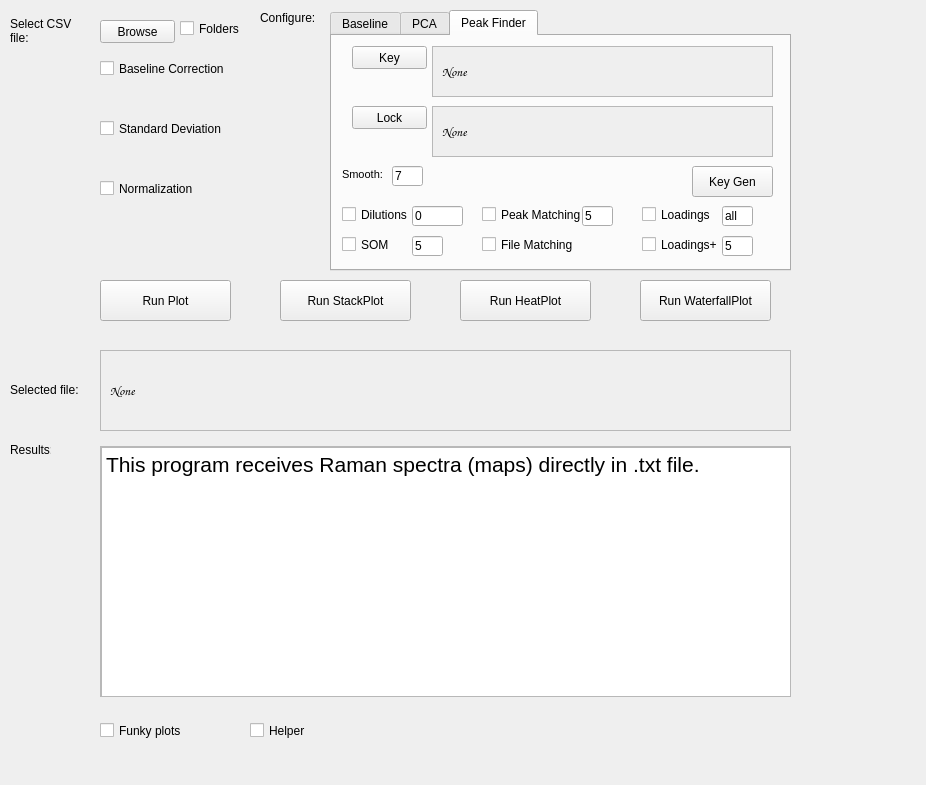
<?xml version="1.0" encoding="UTF-8"?>
<ui version="4.0">
 <class>RunInterfaceWindow</class>
 <widget class="QMainWindow" name="RunInterfaceWindow">
  <property name="geometry">
   <rect>
    <x>0</x>
    <y>0</y>
    <width>926</width>
    <height>785</height>
   </rect>
  </property>
  <property name="windowTitle">
   <string>MainWindow</string>
  </property>
  <widget class="QWidget" name="centralwidget">
   <widget class="QLabel" name="label">
    <property name="geometry">
     <rect>
      <x>10</x>
      <y>10</y>
      <width>71</width>
      <height>41</height>
     </rect>
    </property>
    <property name="layoutDirection">
     <enum>Qt::LeftToRight</enum>
    </property>
    <property name="text">
     <string>Select CSV file:</string>
    </property>
    <property name="wordWrap">
     <bool>true</bool>
    </property>
   </widget>
   <widget class="QPushButton" name="runPlotButton">
    <property name="geometry">
     <rect>
      <x>100</x>
      <y>280</y>
      <width>131</width>
      <height>41</height>
     </rect>
    </property>
    <property name="text">
     <string>Run Plot</string>
    </property>
   </widget>
   <widget class="QLabel" name="label_2">
    <property name="geometry">
     <rect>
      <x>10</x>
      <y>440</y>
      <width>41</width>
      <height>20</height>
     </rect>
    </property>
    <property name="text">
     <string>Results:</string>
    </property>
   </widget>
   <widget class="QPushButton" name="fileBrowseButton">
    <property name="geometry">
     <rect>
      <x>100</x>
      <y>20</y>
      <width>75</width>
      <height>23</height>
     </rect>
    </property>
    <property name="text">
     <string>Browse</string>
    </property>
   </widget>
   <widget class="QLabel" name="label_5">
    <property name="geometry">
     <rect>
      <x>260</x>
      <y>10</y>
      <width>61</width>
      <height>16</height>
     </rect>
    </property>
    <property name="text">
     <string>Configure:</string>
    </property>
   </widget>
   <widget class="QTabWidget" name="tabWidget">
    <property name="enabled">
     <bool>true</bool>
    </property>
    <property name="geometry">
     <rect>
      <x>330</x>
      <y>10</y>
      <width>461</width>
      <height>261</height>
     </rect>
    </property>
    <property name="currentIndex">
     <number>2</number>
    </property>
    <widget class="QWidget" name="tab">
     <attribute name="title">
      <string>Baseline</string>
     </attribute>
     <widget class="QLabel" name="label_3">
      <property name="geometry">
       <rect>
        <x>10</x>
        <y>30</y>
        <width>131</width>
        <height>16</height>
       </rect>
      </property>
      <property name="font">
       <font>
        <pointsize>8</pointsize>
       </font>
      </property>
      <property name="text">
       <string>Asymmetry param:</string>
      </property>
     </widget>
     <widget class="QLabel" name="label_4">
      <property name="geometry">
       <rect>
        <x>10</x>
        <y>80</y>
        <width>131</width>
        <height>16</height>
       </rect>
      </property>
      <property name="font">
       <font>
        <pointsize>8</pointsize>
       </font>
      </property>
      <property name="text">
       <string>Smoothness param:</string>
      </property>
     </widget>
     <widget class="QLineEdit" name="AsymmetryParamBox">
      <property name="geometry">
       <rect>
        <x>150</x>
        <y>30</y>
        <width>91</width>
        <height>20</height>
       </rect>
      </property>
     </widget>
     <widget class="QLineEdit" name="SmoothnessParamBox">
      <property name="geometry">
       <rect>
        <x>150</x>
        <y>80</y>
        <width>91</width>
        <height>21</height>
       </rect>
      </property>
     </widget>
     <widget class="QLabel" name="label_19">
      <property name="geometry">
       <rect>
        <x>250</x>
        <y>30</y>
        <width>131</width>
        <height>16</height>
       </rect>
      </property>
      <property name="font">
       <font>
        <pointsize>8</pointsize>
       </font>
      </property>
      <property name="text">
       <string>Max iters:</string>
      </property>
     </widget>
     <widget class="QLabel" name="label_20">
      <property name="geometry">
       <rect>
        <x>250</x>
        <y>80</y>
        <width>131</width>
        <height>16</height>
       </rect>
      </property>
      <property name="font">
       <font>
        <pointsize>8</pointsize>
       </font>
      </property>
      <property name="text">
       <string>Conv thresh:</string>
      </property>
     </widget>
     <widget class="QLineEdit" name="MaxItersBox">
      <property name="geometry">
       <rect>
        <x>340</x>
        <y>30</y>
        <width>91</width>
        <height>21</height>
       </rect>
      </property>
     </widget>
     <widget class="QLineEdit" name="ConvThreshBox">
      <property name="geometry">
       <rect>
        <x>340</x>
        <y>80</y>
        <width>91</width>
        <height>21</height>
       </rect>
      </property>
     </widget>
    </widget>
    <widget class="QWidget" name="tab_2">
     <attribute name="title">
      <string>PCA</string>
     </attribute>
     <widget class="QPushButton" name="runPCAButton">
      <property name="geometry">
       <rect>
        <x>10</x>
        <y>100</y>
        <width>131</width>
        <height>41</height>
       </rect>
      </property>
      <property name="text">
       <string>Run PCA</string>
      </property>
     </widget>
     <widget class="QPushButton" name="run3DPCAButton">
      <property name="geometry">
       <rect>
        <x>310</x>
        <y>100</y>
        <width>131</width>
        <height>41</height>
       </rect>
      </property>
      <property name="text">
       <string>Run 3D PCA</string>
      </property>
     </widget>
     <widget class="QCheckBox" name="LoadingsCheckBox">
      <property name="geometry">
       <rect>
        <x>20</x>
        <y>50</y>
        <width>151</width>
        <height>17</height>
       </rect>
      </property>
      <property name="text">
       <string>Show loadings</string>
      </property>
     </widget>
     <widget class="QCheckBox" name="GaussianCheckBox">
      <property name="geometry">
       <rect>
        <x>280</x>
        <y>50</y>
        <width>151</width>
        <height>17</height>
       </rect>
      </property>
      <property name="text">
       <string>Show Gaussian Mixture</string>
      </property>
     </widget>
     <widget class="QLabel" name="label_7">
      <property name="geometry">
       <rect>
        <x>20</x>
        <y>10</y>
        <width>131</width>
        <height>16</height>
       </rect>
      </property>
      <property name="font">
       <font>
        <pointsize>8</pointsize>
       </font>
      </property>
      <property name="text">
       <string>Z-score</string>
      </property>
     </widget>
     <widget class="QLineEdit" name="ZscoreParamBox">
      <property name="geometry">
       <rect>
        <x>80</x>
        <y>10</y>
        <width>41</width>
        <height>20</height>
       </rect>
      </property>
      <property name="text">
       <string>0</string>
      </property>
     </widget>
     <widget class="QLabel" name="label_8">
      <property name="geometry">
       <rect>
        <x>180</x>
        <y>10</y>
        <width>61</width>
        <height>16</height>
       </rect>
      </property>
      <property name="font">
       <font>
        <pointsize>8</pointsize>
       </font>
      </property>
      <property name="text">
       <string>Window</string>
      </property>
     </widget>
     <widget class="QLineEdit" name="WindowminParamBox">
      <property name="geometry">
       <rect>
        <x>250</x>
        <y>10</y>
        <width>61</width>
        <height>20</height>
       </rect>
      </property>
      <property name="text">
       <string>0</string>
      </property>
     </widget>
     <widget class="QLineEdit" name="WindowmaxParamBox">
      <property name="geometry">
       <rect>
        <x>340</x>
        <y>10</y>
        <width>61</width>
        <height>20</height>
       </rect>
      </property>
      <property name="text">
       <string>0</string>
      </property>
     </widget>
     <widget class="QCheckBox" name="DistanceCheckBox">
      <property name="geometry">
       <rect>
        <x>160</x>
        <y>90</y>
        <width>151</width>
        <height>17</height>
       </rect>
      </property>
      <property name="text">
       <string>Distance Plot</string>
      </property>
     </widget>
     <widget class="QLineEdit" name="DistanceParam">
      <property name="geometry">
       <rect>
        <x>180</x>
        <y>120</y>
        <width>91</width>
        <height>20</height>
       </rect>
      </property>
      <property name="inputMask">
       <string/>
      </property>
      <property name="text">
       <string>binary</string>
      </property>
     </widget>
     <widget class="QCheckBox" name="InvCheckBox">
      <property name="geometry">
       <rect>
        <x>130</x>
        <y>10</y>
        <width>151</width>
        <height>17</height>
       </rect>
      </property>
      <property name="text">
       <string/>
      </property>
     </widget>
    </widget>
    <widget class="QWidget" name="tab_3">
     <attribute name="title">
      <string>Peak Finder</string>
     </attribute>
     <widget class="QPushButton" name="keyBrowseButton">
      <property name="geometry">
       <rect>
        <x>20</x>
        <y>10</y>
        <width>75</width>
        <height>23</height>
       </rect>
      </property>
      <property name="text">
       <string>Key</string>
      </property>
     </widget>
     <widget class="QPushButton" name="lockBrowseButton">
      <property name="geometry">
       <rect>
        <x>20</x>
        <y>70</y>
        <width>75</width>
        <height>23</height>
       </rect>
      </property>
      <property name="text">
       <string>Lock</string>
      </property>
     </widget>
     <widget class="QCheckBox" name="LoadingsCheckBox_2">
      <property name="geometry">
       <rect>
        <x>310</x>
        <y>170</y>
        <width>91</width>
        <height>17</height>
       </rect>
      </property>
      <property name="text">
       <string>Loadings</string>
      </property>
     </widget>
     <widget class="QCheckBox" name="dilutionCheckBox">
      <property name="geometry">
       <rect>
        <x>10</x>
        <y>170</y>
        <width>91</width>
        <height>17</height>
       </rect>
      </property>
      <property name="text">
       <string>Dilutions</string>
      </property>
     </widget>
     <widget class="QPushButton" name="peakfinderPlotButton">
      <property name="geometry">
       <rect>
        <x>360</x>
        <y>130</y>
        <width>81</width>
        <height>31</height>
       </rect>
      </property>
      <property name="text">
       <string>Key Gen</string>
      </property>
     </widget>
     <widget class="QScrollArea" name="scrollArea_4">
      <property name="geometry">
       <rect>
        <x>100</x>
        <y>70</y>
        <width>341</width>
        <height>51</height>
       </rect>
      </property>
      <property name="widgetResizable">
       <bool>true</bool>
      </property>
      <widget class="QWidget" name="scrollAreaWidgetContents_4">
       <property name="geometry">
        <rect>
         <x>0</x>
         <y>0</y>
         <width>339</width>
         <height>49</height>
        </rect>
       </property>
       <layout class="QHBoxLayout" name="horizontalLayout_3">
        <item>
         <widget class="QLabel" name="selectedLibraryViewBox_2">
          <property name="font">
           <font>
            <family>Comic Sans MS</family>
            <pointsize>10</pointsize>
           </font>
          </property>
          <property name="text">
           <string>None</string>
          </property>
          <property name="wordWrap">
           <bool>true</bool>
          </property>
         </widget>
        </item>
       </layout>
      </widget>
     </widget>
     <widget class="QCheckBox" name="matchCheckBox">
      <property name="geometry">
       <rect>
        <x>150</x>
        <y>170</y>
        <width>111</width>
        <height>17</height>
       </rect>
      </property>
      <property name="text">
       <string>Peak Matching</string>
      </property>
     </widget>
     <widget class="QScrollArea" name="scrollArea_5">
      <property name="geometry">
       <rect>
        <x>100</x>
        <y>10</y>
        <width>341</width>
        <height>51</height>
       </rect>
      </property>
      <property name="widgetResizable">
       <bool>true</bool>
      </property>
      <widget class="QWidget" name="scrollAreaWidgetContents_5">
       <property name="geometry">
        <rect>
         <x>0</x>
         <y>0</y>
         <width>339</width>
         <height>49</height>
        </rect>
       </property>
       <layout class="QHBoxLayout" name="horizontalLayout_4">
        <item>
         <widget class="QLabel" name="selectedLibraryViewBox">
          <property name="font">
           <font>
            <family>Comic Sans MS</family>
            <pointsize>10</pointsize>
           </font>
          </property>
          <property name="text">
           <string>None</string>
          </property>
          <property name="wordWrap">
           <bool>true</bool>
          </property>
         </widget>
        </item>
       </layout>
      </widget>
     </widget>
     <widget class="QLineEdit" name="peakParamBox">
      <property name="geometry">
       <rect>
        <x>80</x>
        <y>170</y>
        <width>51</width>
        <height>20</height>
       </rect>
      </property>
      <property name="text">
       <string>0</string>
      </property>
     </widget>
     <widget class="QLineEdit" name="quadrantParamBox">
      <property name="geometry">
       <rect>
        <x>390</x>
        <y>170</y>
        <width>31</width>
        <height>20</height>
       </rect>
      </property>
      <property name="inputMask">
       <string/>
      </property>
      <property name="text">
       <string>all</string>
      </property>
     </widget>
     <widget class="QCheckBox" name="SOMCheckBox">
      <property name="geometry">
       <rect>
        <x>10</x>
        <y>200</y>
        <width>51</width>
        <height>17</height>
       </rect>
      </property>
      <property name="text">
       <string>SOM</string>
      </property>
     </widget>
     <widget class="QLineEdit" name="SmoothParamBox">
      <property name="geometry">
       <rect>
        <x>60</x>
        <y>130</y>
        <width>31</width>
        <height>20</height>
       </rect>
      </property>
      <property name="text">
       <string>7</string>
      </property>
     </widget>
     <widget class="QLineEdit" name="TolParamBox">
      <property name="geometry">
       <rect>
        <x>250</x>
        <y>170</y>
        <width>31</width>
        <height>20</height>
       </rect>
      </property>
      <property name="text">
       <string>5</string>
      </property>
     </widget>
     <widget class="QLabel" name="label_9">
      <property name="geometry">
       <rect>
        <x>10</x>
        <y>130</y>
        <width>71</width>
        <height>16</height>
       </rect>
      </property>
      <property name="font">
       <font>
        <pointsize>8</pointsize>
       </font>
      </property>
      <property name="text">
       <string>Smooth:</string>
      </property>
     </widget>
     <widget class="QCheckBox" name="LoadingsplusCheckBox">
      <property name="geometry">
       <rect>
        <x>310</x>
        <y>200</y>
        <width>91</width>
        <height>17</height>
       </rect>
      </property>
      <property name="text">
       <string>Loadings+</string>
      </property>
     </widget>
     <widget class="QLineEdit" name="numberParamBox">
      <property name="geometry">
       <rect>
        <x>390</x>
        <y>200</y>
        <width>31</width>
        <height>20</height>
       </rect>
      </property>
      <property name="text">
       <string>5</string>
      </property>
     </widget>
     <widget class="QLineEdit" name="NeuParamBox">
      <property name="geometry">
       <rect>
        <x>80</x>
        <y>200</y>
        <width>31</width>
        <height>20</height>
       </rect>
      </property>
      <property name="text">
       <string>5</string>
      </property>
     </widget>
     <widget class="QCheckBox" name="filematchCheckBox">
      <property name="geometry">
       <rect>
        <x>150</x>
        <y>200</y>
        <width>101</width>
        <height>17</height>
       </rect>
      </property>
      <property name="text">
       <string>File Matching</string>
      </property>
     </widget>
    </widget>
   </widget>
   <widget class="QCheckBox" name="baselineCheckBox">
    <property name="geometry">
     <rect>
      <x>100</x>
      <y>60</y>
      <width>151</width>
      <height>17</height>
     </rect>
    </property>
    <property name="text">
     <string>Baseline Correction</string>
    </property>
   </widget>
   <widget class="QCheckBox" name="stdCheckBox">
    <property name="geometry">
     <rect>
      <x>100</x>
      <y>120</y>
      <width>161</width>
      <height>17</height>
     </rect>
    </property>
    <property name="text">
     <string>Standard Deviation</string>
    </property>
   </widget>
   <widget class="QCheckBox" name="normalizationCheckBox">
    <property name="geometry">
     <rect>
      <x>100</x>
      <y>180</y>
      <width>161</width>
      <height>17</height>
     </rect>
    </property>
    <property name="text">
     <string>Normalization</string>
    </property>
   </widget>
   <widget class="QLabel" name="label_6">
    <property name="geometry">
     <rect>
      <x>10</x>
      <y>380</y>
      <width>71</width>
      <height>20</height>
     </rect>
    </property>
    <property name="text">
     <string>Selected file:</string>
    </property>
   </widget>
   <widget class="QScrollArea" name="scrollArea">
    <property name="geometry">
     <rect>
      <x>100</x>
      <y>350</y>
      <width>691</width>
      <height>81</height>
     </rect>
    </property>
    <property name="widgetResizable">
     <bool>true</bool>
    </property>
    <widget class="QWidget" name="scrollAreaWidgetContents_2">
     <property name="geometry">
      <rect>
       <x>0</x>
       <y>0</y>
       <width>689</width>
       <height>79</height>
      </rect>
     </property>
     <layout class="QHBoxLayout" name="horizontalLayout">
      <item>
       <widget class="QLabel" name="selectedFileViewBox">
        <property name="font">
         <font>
          <family>Comic Sans MS</family>
          <pointsize>10</pointsize>
         </font>
        </property>
        <property name="text">
         <string>None</string>
        </property>
        <property name="wordWrap">
         <bool>true</bool>
        </property>
       </widget>
      </item>
     </layout>
    </widget>
   </widget>
   <widget class="QPushButton" name="runStackButton">
    <property name="geometry">
     <rect>
      <x>280</x>
      <y>280</y>
      <width>131</width>
      <height>41</height>
     </rect>
    </property>
    <property name="text">
     <string>Run StackPlot</string>
    </property>
   </widget>
   <widget class="QPushButton" name="runHeatButton">
    <property name="geometry">
     <rect>
      <x>460</x>
      <y>280</y>
      <width>131</width>
      <height>41</height>
     </rect>
    </property>
    <property name="text">
     <string>Run HeatPlot</string>
    </property>
   </widget>
   <widget class="QPushButton" name="runWaterfallButton">
    <property name="geometry">
     <rect>
      <x>640</x>
      <y>280</y>
      <width>131</width>
      <height>41</height>
     </rect>
    </property>
    <property name="text">
     <string>Run WaterfallPlot</string>
    </property>
   </widget>
   <widget class="QCheckBox" name="FunkyCheckBox">
    <property name="geometry">
     <rect>
      <x>100</x>
      <y>720</y>
      <width>151</width>
      <height>21</height>
     </rect>
    </property>
    <property name="text">
     <string>Funky plots</string>
    </property>
   </widget>
   <widget class="QScrollArea" name="scrollArea_3">
    <property name="geometry">
     <rect>
      <x>100</x>
      <y>446</y>
      <width>691</width>
      <height>251</height>
     </rect>
    </property>
    <property name="widgetResizable">
     <bool>true</bool>
    </property>
    <widget class="QWidget" name="scrollAreaWidgetContents">
     <property name="geometry">
      <rect>
       <x>0</x>
       <y>0</y>
       <width>689</width>
       <height>249</height>
      </rect>
     </property>
     <widget class="QTextEdit" name="resultsBox">
      <property name="geometry">
       <rect>
        <x>0</x>
        <y>0</y>
        <width>691</width>
        <height>251</height>
       </rect>
      </property>
      <property name="font">
       <font>
        <family>MS Sans Serif</family>
        <pointsize>16</pointsize>
       </font>
      </property>
      <property name="html">
       <string>&lt;!DOCTYPE HTML PUBLIC &quot;-//W3C//DTD HTML 4.0//EN&quot; &quot;http://www.w3.org/TR/REC-html40/strict.dtd&quot;&gt;
&lt;html&gt;&lt;head&gt;&lt;meta name=&quot;qrichtext&quot; content=&quot;1&quot; /&gt;&lt;style type=&quot;text/css&quot;&gt;
p, li { white-space: pre-wrap; }
&lt;/style&gt;&lt;/head&gt;&lt;body style=&quot; font-family:'MS Sans Serif'; font-size:16pt; font-weight:400; font-style:normal;&quot;&gt;
&lt;p style=&quot; margin-top:0px; margin-bottom:0px; margin-left:0px; margin-right:0px; -qt-block-indent:0; text-indent:0px;&quot;&gt;This program receives Raman spectra (maps) directly in .txt file.&lt;/p&gt;&lt;/body&gt;&lt;/html&gt;</string>
      </property>
     </widget>
    </widget>
   </widget>
   <widget class="QCheckBox" name="HelperCheckBox">
    <property name="geometry">
     <rect>
      <x>250</x>
      <y>720</y>
      <width>151</width>
      <height>21</height>
     </rect>
    </property>
    <property name="text">
     <string>Helper</string>
    </property>
   </widget>
   <widget class="QCheckBox" name="FolderCheckBox">
    <property name="geometry">
     <rect>
      <x>180</x>
      <y>20</y>
      <width>161</width>
      <height>17</height>
     </rect>
    </property>
    <property name="text">
     <string>Folders</string>
    </property>
   </widget>
  </widget>
 </widget>
 <resources/>
 <connections/>
</ui>
